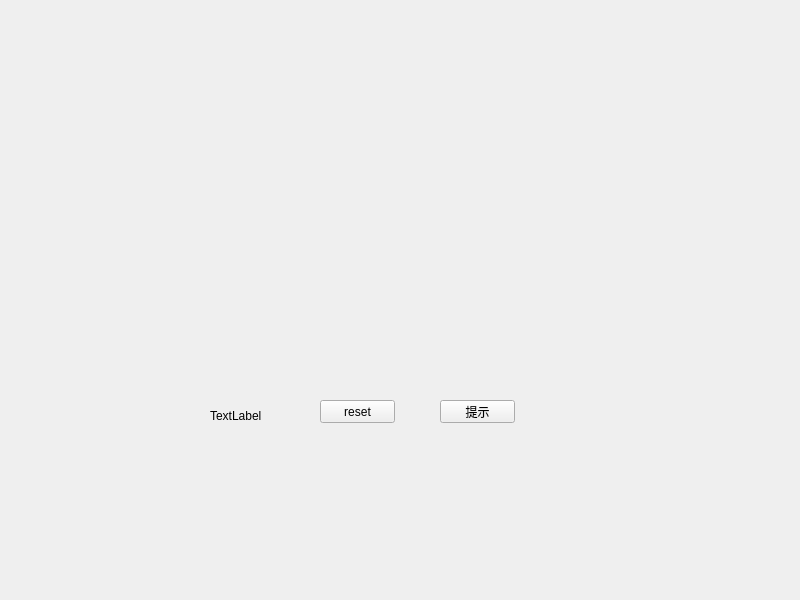
<?xml version="1.0" encoding="UTF-8"?>
<ui version="4.0">
 <class>Widget</class>
 <widget class="QWidget" name="Widget">
  <property name="geometry">
   <rect>
    <x>0</x>
    <y>0</y>
    <width>800</width>
    <height>600</height>
   </rect>
  </property>
  <property name="windowTitle">
   <string>Widget</string>
  </property>
  <widget class="QPushButton" name="pushButton_Reset">
   <property name="geometry">
    <rect>
     <x>320</x>
     <y>400</y>
     <width>75</width>
     <height>23</height>
    </rect>
   </property>
   <property name="text">
    <string>reset</string>
   </property>
  </widget>
  <widget class="QPushButton" name="pushButton_tip">
   <property name="geometry">
    <rect>
     <x>440</x>
     <y>400</y>
     <width>75</width>
     <height>23</height>
    </rect>
   </property>
   <property name="text">
    <string>提示</string>
   </property>
  </widget>
  <widget class="QLabel" name="label_show">
   <property name="geometry">
    <rect>
     <x>210</x>
     <y>410</y>
     <width>54</width>
     <height>12</height>
    </rect>
   </property>
   <property name="text">
    <string>TextLabel</string>
   </property>
  </widget>
 </widget>
 <resources/>
 <connections/>
</ui>
